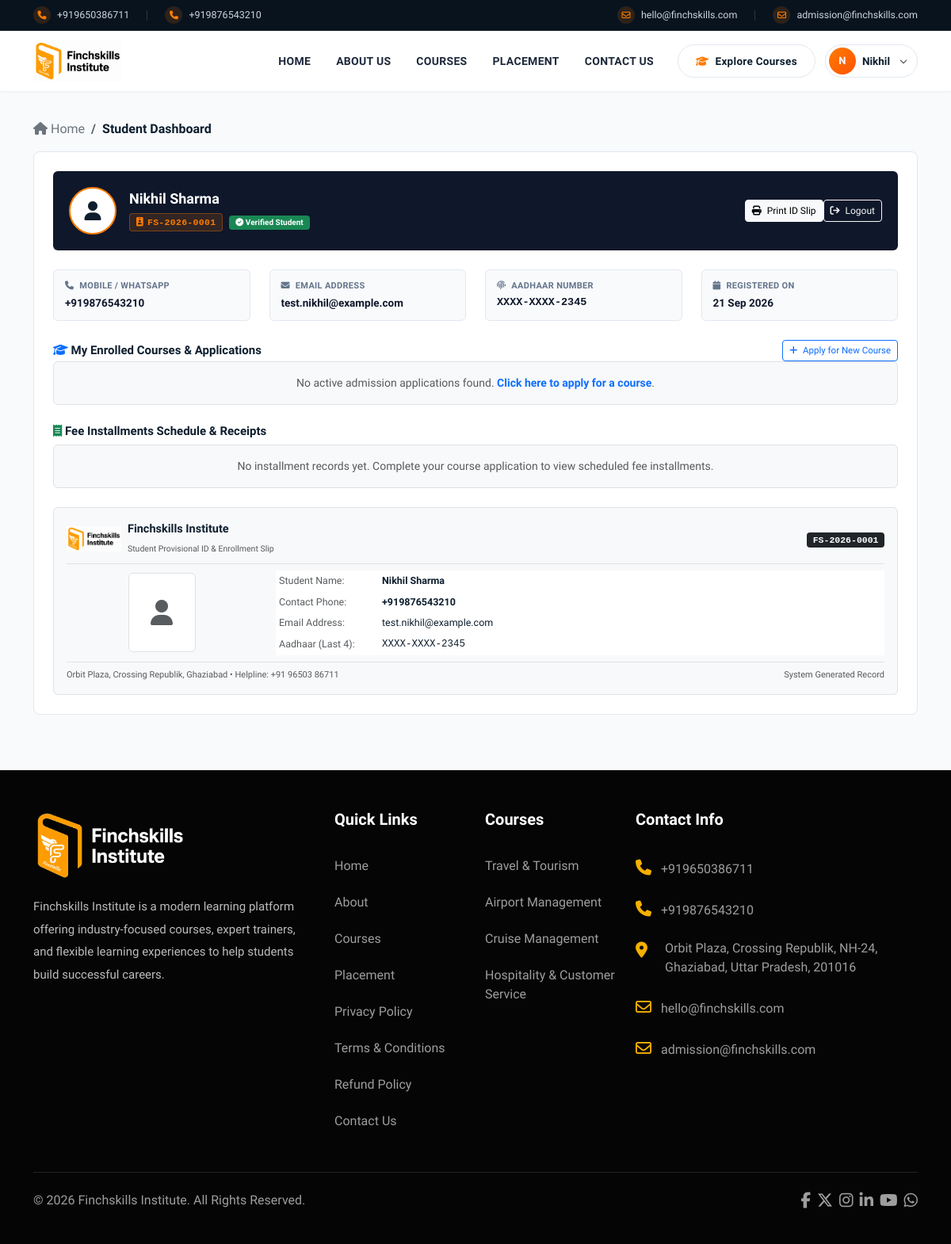
The page /student-profile.php (signed in) on the database its author committed.
### tables this page shows
CREATE TABLE `students` (
  `id` int NOT NULL AUTO_INCREMENT,
  `student_id` varchar(50) NOT NULL,
  `name` varchar(150) NOT NULL,
  `email` varchar(150) NOT NULL,
  `phone` varchar(25) NOT NULL,
  `aadhaar` varchar(30) NOT NULL,
  `photo` varchar(255) DEFAULT NULL,
  `password` varchar(255) NOT NULL,
  `otp_code` varchar(10) DEFAULT NULL,
  `otp_expires_at` datetime DEFAULT NULL,
  `is_verified` tinyint(1) DEFAULT '0',
  `seat_status` enum('Pending','Reserved','Confirmed') DEFAULT 'Pending',
  `payment_status` enum('Unpaid','Paid','Skipped') DEFAULT 'Unpaid',
  `payment_id` varchar(100) DEFAULT NULL,
  `payment_amount` decimal(10,2) DEFAULT '0.00',
  `payment_date` datetime DEFAULT NULL,
  `reset_token` varchar(100) DEFAULT NULL,
  `reset_expires_at` datetime DEFAULT NULL,
  `created_at` timestamp NOT NULL DEFAULT CURRENT_TIMESTAMP,
  PRIMARY KEY (`id`),
  UNIQUE KEY `student_id` (`student_id`),
  UNIQUE KEY `email` (`email`)
);

### student-profile.php (the view, shortened to what the rows shown need)
<?php
require_once __DIR__ . '/db.php';
$student_id = (int)($_SESSION['student_db_id'] ?? 0);
$stmt = $pdo->prepare("SELECT * FROM students WHERE id = ?");
$stmt->execute([$student_id]);
$student = $stmt->fetch();
include "header.php";
?>
<section class="profile-section">
    <div class="container">
        <div class="profile-card">
            <div class="profile-header-strip">
                <div class="d-flex align-items-center gap-3">
                    <div>
                        <h4 class="fw-bold text-white mb-0.5" style="font-size: 18px;"><?= htmlspecialchars($student['name']) ?></h4>
                        <div class="d-flex flex-wrap align-items-center gap-2">
                            <span class="id-chip font-monospace">
                                <i class="fa-solid fa-id-badge"></i> <?= htmlspecialchars($student['student_id']) ?>
                            </span>
                            <span class="badge bg-success text-white px-2 py-0.5 rounded-1" style="font-size:10px;">
                                <i class="fa-solid fa-circle-check me-0.5"></i> Verified Student
                            </span>
                        </div>
                    </div>
                </div>
            </div>
            <div class="row g-2.5 mb-4">
                <div class="col-sm-6 col-lg-3">
                    <div class="info-tile">
                        <span class="info-tile-label"><i class="fa-solid fa-phone me-1"></i> Mobile / WhatsApp</span>
                        <div class="info-tile-val"><?= htmlspecialchars($student['phone']) ?></div>
                    </div>
                </div>
                <div class="col-sm-6 col-lg-3">
                    <div class="info-tile">
                        <span class="info-tile-label"><i class="fa-solid fa-envelope me-1"></i> Email Address</span>
                        <div class="info-tile-val text-truncate" title="<?= htmlspecialchars($student['email']) ?>"><?= htmlspecialchars($student['email']) ?></div>
                    </div>
                </div>
                <div class="col-sm-6 col-lg-3">
                    <div class="info-tile">
                        <span class="info-tile-label"><i class="fa-solid fa-fingerprint me-1"></i> Aadhaar Number</span>
                        <div class="info-tile-val font-monospace">XXXX-XXXX-<?= substr($student['aadhaar'], -4) ?></div>
                    </div>
                </div>
                <div class="col-sm-6 col-lg-3">
                    <div class="info-tile">
                        <span class="info-tile-label"><i class="fa-solid fa-calendar me-1"></i> Registered On</span>
                        <div class="info-tile-val"><?= date('d M Y', strtotime($student['created_at'])) ?></div>
                    </div>
                </div>
            </div>
            <div class="print-slip-box p-3 border rounded-2 bg-light" id="printableSlip">
                <div class="d-flex justify-content-between align-items-center border-bottom pb-2 mb-2">
                    <div class="text-end">
                        <span class="badge bg-dark text-white font-monospace px-2.5 py-1 rounded-1" style="font-size: 11.5px;">
                            <?= htmlspecialchars($student['student_id']) ?>
                        </span>
                    </div>
                </div>
                <div class="row align-items-center g-2.5">
                    <div class="col-sm-9">
                        <table class="table table-sm table-borderless mb-0" style="font-size: 12.5px;">
                            <tr>
                                <td class="text-muted" style="width: 130px;">Student Name:</td>
                                <td class="fw-bold text-dark"><?= htmlspecialchars($student['name']) ?></td>
                            </tr>
                            <tr>
                                <td class="text-muted">Contact Phone:</td>
                                <td class="fw-semibold text-dark"><?= htmlspecialchars($student['phone']) ?></td>
                            </tr>
                            <tr>
                                <td class="text-muted">Email Address:</td>
                                <td class="text-dark"><?= htmlspecialchars($student['email']) ?></td>
                            </tr>
                            <tr>
                                <td class="text-muted">Aadhaar (Last 4):</td>
                                <td class="font-monospace text-dark">XXXX-XXXX-<?= substr($student['aadhaar'], -4) ?></td>
                            </tr>
                        </table>
                    </div>
                </div>
            </div>
        </div>
    </div>
</section>
<?php include "footer.php"; ?>

### rows shown on the page
students: name "Nikhil Sharma", student "FS-2026-0001", phone "+919876543210", email "test.nikhil@example.com", aadhaar "2345", created_at "21 Sep 2026"

### other values the page prints
$site_phone_1 "+919650386711"
$site_phone_2 "+919876543210"
$site_email_1 "hello@finchskills.com"
$site_email_2 "admission@finchskills.com"
substr(trim($studentName), 0, 1) "N"
explode(' ', trim($studentName))[0] "Nikhil"
